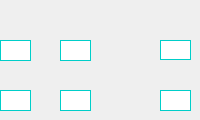
              <widget class="QWidget" name="page_2x2">
               <widget class="QLineEdit" name="el_2x2_1">
                <property name="geometry">
                 <rect>
                  <x>0</x>
                  <y>40</y>
                  <width>31</width>
                  <height>21</height>
                 </rect>
                </property>
                <property name="styleSheet">
                 <string notr="true">border: 1px solid #00cec9;
color:  rgb(240, 240, 240);</string>
                </property>
               </widget>
               <widget class="QLineEdit" name="el_2x2_2">
                <property name="geometry">
                 <rect>
                  <x>60</x>
                  <y>40</y>
                  <width>31</width>
                  <height>21</height>
                 </rect>
                </property>
                <property name="styleSheet">
                 <string notr="true">border: 1px solid #00cec9;
color:  rgb(240, 240, 240);</string>
                </property>
               </widget>
               <widget class="QLineEdit" name="el_2x2_3">
                <property name="geometry">
                 <rect>
                  <x>0</x>
                  <y>90</y>
                  <width>31</width>
                  <height>21</height>
                 </rect>
                </property>
                <property name="styleSheet">
                 <string notr="true">border: 1px solid #00cec9;
color:  rgb(240, 240, 240);</string>
                </property>
               </widget>
               <widget class="QLineEdit" name="el_2x2_4">
                <property name="geometry">
                 <rect>
                  <x>60</x>
                  <y>90</y>
                  <width>31</width>
                  <height>21</height>
                 </rect>
                </property>
                <property name="styleSheet">
                 <string notr="true">border: 1px solid #00cec9;
color:  rgb(240, 240, 240);</string>
                </property>
               </widget>
               <widget class="QLineEdit" name="el_2x2_5">
                <property name="geometry">
                 <rect>
                  <x>160</x>
                  <y>40</y>
                  <width>31</width>
                  <height>20</height>
                 </rect>
                </property>
                <property name="styleSheet">
                 <string notr="true">border: 1px solid #00cec9;
color:  rgb(240, 240, 240);</string>
                </property>
               </widget>
               <widget class="QLineEdit" name="el_2x2_6">
                <property name="geometry">
                 <rect>
                  <x>160</x>
                  <y>90</y>
                  <width>31</width>
                  <height>21</height>
                 </rect>
                </property>
                <property name="styleSheet">
                 <string notr="true">border: 1px solid #00cec9;
color:  rgb(240, 240, 240);</string>
                </property>
               </widget>
              </widget>
